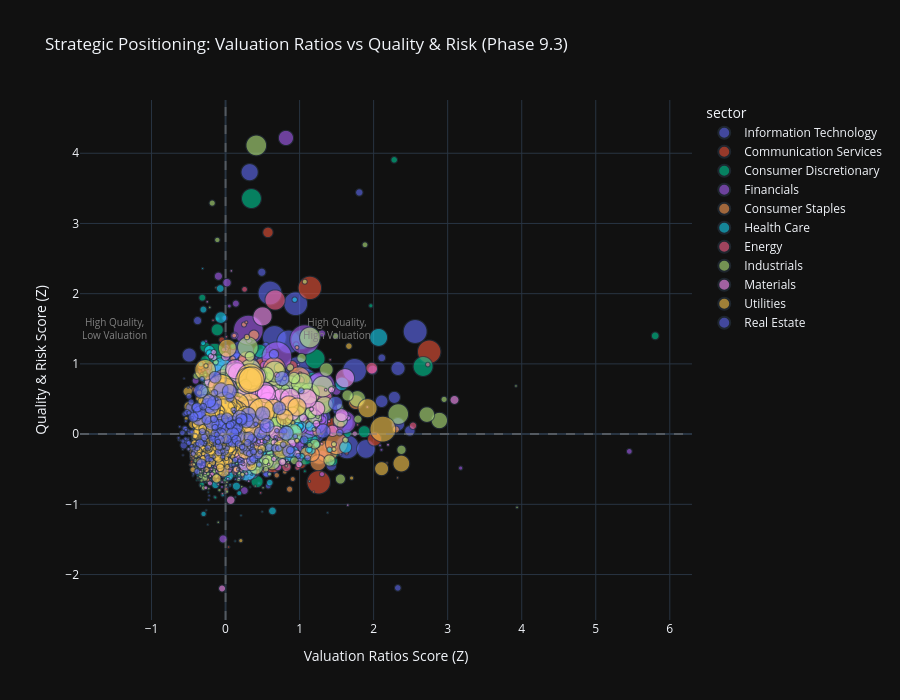

Notebook code cell kept with this figure:
### Code cell
# Visualization 5: Category-Sector Bubble Chart (Value vs Quality Trade-offs)
print("\n📊 Category-Sector Bubble Chart:")

# Create scatter plot comparing two key categories with sector coloring
if 'category_score_matrix' in locals() and not category_score_matrix.empty:
    # Select two categories for comparison (e.g., Valuation vs Quality)
    categories_list = list(category_score_matrix.columns)

    # Default to Valuation Ratios (cat 2) vs Quality & Risk (cat 4) if available
    x_category = 'Valuation Ratios' if 'Valuation Ratios' in categories_list else categories_list[0]
    y_category = 'Quality & Risk' if 'Quality & Risk' in categories_list else (
        categories_list[1] if len(categories_list) > 1 else categories_list[0]
    )

    # Prepare data for bubble chart
    bubble_data = pd.DataFrame({
        x_category: category_score_matrix[x_category],
        y_category: category_score_matrix[y_category],
        'sector': all_stocks_scaled['sector'].values,
        'ticker': all_stocks_scaled.get('ticker', range(len(category_score_matrix))),
        'market_cap': all_stocks_imputed.get('market_cap', 100)  # Use raw (unscaled) data for bubble size
        }).dropna()

    # Create bubble chart
    fig_bubble = px.scatter(
            bubble_data,
            x=x_category,
            y=y_category,
            color='sector',
            size='market_cap',
            hover_data=['ticker'],
            title=f"Strategic Positioning: {x_category} vs {y_category} (Phase 9.3)",
            labels={
                x_category: f"{x_category} Score (Z)",
                y_category: f"{y_category} Score (Z)"
                },
            size_max=30,
            opacity=0.6
            )

    # Add quadrant lines
    fig_bubble.add_hline(y=0, line_dash="dash", line_color="gray", opacity=0.5)
    fig_bubble.add_vline(x=0, line_dash="dash", line_color="gray", opacity=0.5)

    # Add quadrant labels
    fig_bubble.add_annotation(
            text="High Quality,<br>High Valuation", x=1.5, y=1.5,
            showarrow=False, font=dict(size=10, color="gray")
            )
    fig_bubble.add_annotation(
            text="High Quality,<br>Low Valuation", x=-1.5, y=1.5,
            showarrow=False, font=dict(size=10, color="gray")
            )

    fig_bubble.update_layout(height=700)

    fig_bubble.show()
    output_path = eda_output_dir / "phase93_category_sector_bubble_chart.html"
    fig_bubble.write_html(output_path)

    print(f"\n✓ Category-sector bubble chart complete")
    print(f"  X-axis: {x_category}")
    print(f"  Y-axis: {y_category}")
    print(f"  Data points: {len(bubble_data)}")
    print(f"  Output: {output_path}")

    # Identify quadrants
    q1 = bubble_data[(bubble_data[x_category] > 0) & (bubble_data[y_category] > 0)]
    q2 = bubble_data[(bubble_data[x_category] < 0) & (bubble_data[y_category] > 0)]
    q3 = bubble_data[(bubble_data[x_category] < 0) & (bubble_data[y_category] < 0)]
    q4 = bubble_data[(bubble_data[x_category] > 0) & (bubble_data[y_category] < 0)]

    print(f"\n  📍 Quadrant Distribution:")
    print(f"    Q1 (High Val, High Qual): {len(q1)} stocks ({len(q1) / len(bubble_data) * 100:.1f}%)")
    print(
            f"    Q2 (Low Val, High Qual): {len(q2)} stocks ({len(q2) / len(bubble_data) * 100:.1f}%) - Value opportunities")
    print(f"    Q3 (Low Val, Low Qual): {len(q3)} stocks ({len(q3) / len(bubble_data) * 100:.1f}%)")
    print(f"    Q4 (High Val, Low Qual): {len(q4)} stocks ({len(q4) / len(bubble_data) * 100:.1f}%) - Risk flags")
else:
    print("  ⚠️ No category score data available for bubble chart")

### Figure 1 — Plotly figure (JSON) as saved in the notebook; plotly's stock layout.template omitted (floating-point values rounded to 4 significant figures; data arrays with more than 128 entries replaced by an {"elided": "..."} marker saying what was removed)
{"data": [{"customdata": {"elided": "852x1 str values"}, "hovertemplate": "sector=Information Technology<br>Valuation Ratios Score (Z)=%{x}<br>Quality & Risk Score (Z)=%{y}<br>market_cap=%{marker.size}<br>ticker=%{customdata[0]}<extra></extra>", "legendgroup": "Information Technology", "marker": {"color": "#636efa", "opacity": 0.6, "size": {"elided": "852 float values"}, "sizemode": "area", "sizeref": 49.91, "symbol": "circle"}, "mode": "markers", "name": "Information Technology", "showlegend": true, "x": {"elided": "852 float values"}, "xaxis": "x", "y": {"elided": "852 float values"}, "yaxis": "y", "type": "scattergl"}, {"customdata": {"elided": "336x1 str values"}, "hovertemplate": "sector=Communication Services<br>Valuation Ratios Score (Z)=%{x}<br>Quality & Risk Score (Z)=%{y}<br>market_cap=%{marker.size}<br>ticker=%{customdata[0]}<extra></extra>", "legendgroup": "Communication Services", "marker": {"color": "#EF553B", "opacity": 0.6, "size": {"elided": "336 float values"}, "sizemode": "area", "sizeref": 49.91, "symbol": "circle"}, "mode": "markers", "name": "Communication Services", "showlegend": true, "x": {"elided": "336 float values"}, "xaxis": "x", "y": {"elided": "336 float values"}, "yaxis": "y", "type": "scattergl"}, {"customdata": {"elided": "819x1 str values"}, "hovertemplate": "sector=Consumer Discretionary<br>Valuation Ratios Score (Z)=%{x}<br>Quality & Risk Score (Z)=%{y}<br>market_cap=%{marker.size}<br>ticker=%{customdata[0]}<extra></extra>", "legendgroup": "Consumer Discretionary", "marker": {"color": "#00cc96", "opacity": 0.6, "size": {"elided": "819 float values"}, "sizemode": "area", "sizeref": 49.91, "symbol": "circle"}, "mode": "markers", "name": "Consumer Discretionary", "showlegend": true, "x": {"elided": "819 float values"}, "xaxis": "x", "y": {"elided": "819 float values"}, "yaxis": "y", "type": "scattergl"}, {"customdata": {"elided": "963x1 str values"}, "hovertemplate": "sector=Financials<br>Valuation Ratios Score (Z)=%{x}<br>Quality & Risk Score (Z)=%{y}<br>market_cap=%{marker.size}<br>ticker=%{customdata[0]}<extra></extra>", "legendgroup": "Financials", "marker": {"color": "#ab63fa", "opacity": 0.6, "size": {"elided": "963 float values"}, "sizemode": "area", "sizeref": 49.91, "symbol": "circle"}, "mode": "markers", "name": "Financials", "showlegend": true, "x": {"elided": "963 float values"}, "xaxis": "x", "y": {"elided": "963 float values"}, "yaxis": "y", "type": "scattergl"}, {"customdata": {"elided": "511x1 str values"}, "hovertemplate": "sector=Consumer Staples<br>Valuation Ratios Score (Z)=%{x}<br>Quality & Risk Score (Z)=%{y}<br>market_cap=%{marker.size}<br>ticker=%{customdata[0]}<extra></extra>", "legendgroup": "Consumer Staples", "marker": {"color": "#FFA15A", "opacity": 0.6, "size": {"elided": "511 float values"}, "sizemode": "area", "sizeref": 49.91, "symbol": "circle"}, "mode": "markers", "name": "Consumer Staples", "showlegend": true, "x": {"elided": "511 float values"}, "xaxis": "x", "y": {"elided": "511 float values"}, "yaxis": "y", "type": "scattergl"}, {"customdata": {"elided": "722x1 str values"}, "hovertemplate": "sector=Health Care<br>Valuation Ratios Score (Z)=%{x}<br>Quality & Risk Score (Z)=%{y}<br>market_cap=%{marker.size}<br>ticker=%{customdata[0]}<extra></extra>", "legendgroup": "Health Care", "marker": {"color": "#19d3f3", "opacity": 0.6, "size": {"elided": "722 float values"}, "sizemode": "area", "sizeref": 49.91, "symbol": "circle"}, "mode": "markers", "name": "Health Care", "showlegend": true, "x": {"elided": "722 float values"}, "xaxis": "x", "y": {"elided": "722 float values"}, "yaxis": "y", "type": "scattergl"}, {"customdata": {"elided": "291x1 str values"}, "hovertemplate": "sector=Energy<br>Valuation Ratios Score (Z)=%{x}<br>Quality & Risk Score (Z)=%{y}<br>market_cap=%{marker.size}<br>ticker=%{customdata[0]}<extra></extra>", "legendgroup": "Energy", "marker": {"color": "#FF6692", "opacity": 0.6, "size": {"elided": "291 float values"}, "sizemode": "area", "sizeref": 49.91, "symbol": "circle"}, "mode": "markers", "name": "Energy", "showlegend": true, "x": {"elided": "291 float values"}, "xaxis": "x", "y": {"elided": "291 float values"}, "yaxis": "y", "type": "scattergl"}, {"customdata": {"elided": "1338x1 str values"}, "hovertemplate": "sector=Industrials<br>Valuation Ratios Score (Z)=%{x}<br>Quality & Risk Score (Z)=%{y}<br>market_cap=%{marker.size}<br>ticker=%{customdata[0]}<extra></extra>", "legendgroup": "Industrials", "marker": {"color": "#B6E880", "opacity": 0.6, "size": {"elided": "1338 float values"}, "sizemode": "area", "sizeref": 49.91, "symbol": "circle"}, "mode": "markers", "name": "Industrials", "showlegend": true, "x": {"elided": "1338 float values"}, "xaxis": "x", "y": {"elided": "1338 float values"}, "yaxis": "y", "type": "scattergl"}, {"customdata": {"elided": "640x1 str values"}, "hovertemplate": "sector=Materials<br>Valuation Ratios Score (Z)=%{x}<br>Quality & Risk Score (Z)=%{y}<br>market_cap=%{marker.size}<br>ticker=%{customdata[0]}<extra></extra>", "legendgroup": "Materials", "marker": {"color": "#FF97FF", "opacity": 0.6, "size": {"elided": "640 float values"}, "sizemode": "area", "sizeref": 49.91, "symbol": "circle"}, "mode": "markers", "name": "Materials", "showlegend": true, "x": {"elided": "640 float values"}, "xaxis": "x", "y": {"elided": "640 float values"}, "yaxis": "y", "type": "scattergl"}, {"customdata": {"elided": "247x1 str values"}, "hovertemplate": "sector=Utilities<br>Valuation Ratios Score (Z)=%{x}<br>Quality & Risk Score (Z)=%{y}<br>market_cap=%{marker.size}<br>ticker=%{customdata[0]}<extra></extra>", "legendgroup": "Utilities", "marker": {"color": "#FECB52", "opacity": 0.6, "size": {"elided": "247 float values"}, "sizemode": "area", "sizeref": 49.91, "symbol": "circle"}, "mode": "markers", "name": "Utilities", "showlegend": true, "x": {"elided": "247 float values"}, "xaxis": "x", "y": {"elided": "247 float values"}, "yaxis": "y", "type": "scattergl"}, {"customdata": {"elided": "223x1 str values"}, "hovertemplate": "sector=Real Estate<br>Valuation Ratios Score (Z)=%{x}<br>Quality & Risk Score (Z)=%{y}<br>market_cap=%{marker.size}<br>ticker=%{customdata[0]}<extra></extra>", "legendgroup": "Real Estate", "marker": {"color": "#636efa", "opacity": 0.6, "size": {"elided": "223 float values"}, "sizemode": "area", "sizeref": 49.91, "symbol": "circle"}, "mode": "markers", "name": "Real Estate", "showlegend": true, "x": {"elided": "223 float values"}, "xaxis": "x", "y": {"elided": "223 float values"}, "yaxis": "y", "type": "scattergl"}], "layout": {"xaxis": {"anchor": "y", "domain": [0.0, 1.0], "title": {"text": "Valuation Ratios Score (Z)"}}, "yaxis": {"anchor": "x", "domain": [0.0, 1.0], "title": {"text": "Quality & Risk Score (Z)"}}, "legend": {"title": {"text": "sector"}, "tracegroupgap": 0, "itemsizing": "constant"}, "title": {"text": "Strategic Positioning: Valuation Ratios vs Quality & Risk (Phase 9.3)"}, "shapes": [{"line": {"color": "gray", "dash": "dash"}, "opacity": 0.5, "type": "line", "x0": 0, "x1": 1, "xref": "x domain", "y0": 0, "y1": 0, "yref": "y"}, {"line": {"color": "gray", "dash": "dash"}, "opacity": 0.5, "type": "line", "x0": 0, "x1": 0, "xref": "x", "y0": 0, "y1": 1, "yref": "y domain"}], "annotations": [{"font": {"color": "gray", "size": 10}, "showarrow": false, "text": "High Quality,<br>High Valuation", "x": 1.5, "y": 1.5}, {"font": {"color": "gray", "size": 10}, "showarrow": false, "text": "High Quality,<br>Low Valuation", "x": -1.5, "y": 1.5}], "height": 700}}
